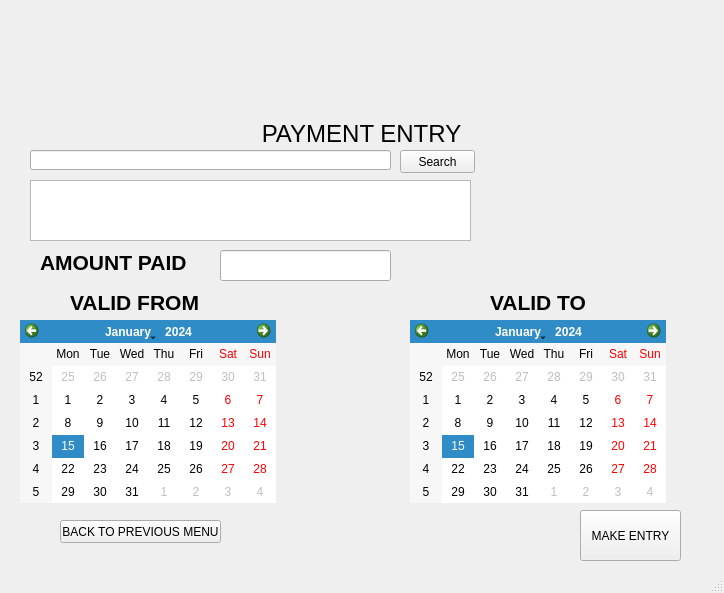
<?xml version="1.0" encoding="UTF-8"?>
<ui version="4.0">
 <class>MainWindow</class>
 <widget class="QMainWindow" name="MainWindow">
  <property name="geometry">
   <rect>
    <x>0</x>
    <y>0</y>
    <width>724</width>
    <height>593</height>
   </rect>
  </property>
  <property name="minimumSize">
   <size>
    <width>724</width>
    <height>593</height>
   </size>
  </property>
  <property name="maximumSize">
   <size>
    <width>724</width>
    <height>593</height>
   </size>
  </property>
  <property name="windowTitle">
   <string>MainWindow</string>
  </property>
  <widget class="QWidget" name="centralwidget">
   <widget class="QLabel" name="label">
    <property name="geometry">
     <rect>
      <x>210</x>
      <y>0</y>
      <width>371</width>
      <height>111</height>
     </rect>
    </property>
    <property name="text">
     <string/>
    </property>
    <property name="pixmap">
     <pixmap>../logos/2.jpg</pixmap>
    </property>
    <property name="scaledContents">
     <bool>true</bool>
    </property>
   </widget>
   <widget class="QLabel" name="label_2">
    <property name="geometry">
     <rect>
      <x>16</x>
      <y>120</y>
      <width>691</width>
      <height>51</height>
     </rect>
    </property>
    <property name="text">
     <string>&lt;html&gt;&lt;head/&gt;&lt;body&gt;&lt;p align=&quot;center&quot;&gt;&lt;span style=&quot; font-size:18pt;&quot;&gt;PAYMENT ENTRY&lt;/span&gt;&lt;/p&gt;&lt;p align=&quot;center&quot;&gt;&lt;br/&gt;&lt;/p&gt;&lt;/body&gt;&lt;/html&gt;</string>
    </property>
   </widget>
   <widget class="QPushButton" name="pushButton">
    <property name="geometry">
     <rect>
      <x>580</x>
      <y>510</y>
      <width>101</width>
      <height>51</height>
     </rect>
    </property>
    <property name="text">
     <string>MAKE ENTRY</string>
    </property>
   </widget>
   <widget class="QPushButton" name="pushButton_2">
    <property name="geometry">
     <rect>
      <x>60</x>
      <y>520</y>
      <width>161</width>
      <height>23</height>
     </rect>
    </property>
    <property name="text">
     <string>BACK TO PREVIOUS MENU</string>
    </property>
   </widget>
   <widget class="QPushButton" name="pushButton_3">
    <property name="geometry">
     <rect>
      <x>400</x>
      <y>150</y>
      <width>75</width>
      <height>23</height>
     </rect>
    </property>
    <property name="text">
     <string>Search</string>
    </property>
   </widget>
   <widget class="QLineEdit" name="lineEdit">
    <property name="geometry">
     <rect>
      <x>30</x>
      <y>150</y>
      <width>361</width>
      <height>20</height>
     </rect>
    </property>
   </widget>
   <widget class="QTableWidget" name="tableWidget_2">
    <property name="geometry">
     <rect>
      <x>30</x>
      <y>180</y>
      <width>441</width>
      <height>61</height>
     </rect>
    </property>
   </widget>
   <widget class="QLineEdit" name="lineEdit_3">
    <property name="geometry">
     <rect>
      <x>220</x>
      <y>250</y>
      <width>171</width>
      <height>31</height>
     </rect>
    </property>
   </widget>
   <widget class="QLabel" name="label_8">
    <property name="geometry">
     <rect>
      <x>40</x>
      <y>250</y>
      <width>161</width>
      <height>21</height>
     </rect>
    </property>
    <property name="text">
     <string>&lt;html&gt;&lt;head/&gt;&lt;body&gt;&lt;p&gt;&lt;span style=&quot; font-size:16pt; font-weight:600;&quot;&gt;AMOUNT PAID&lt;/span&gt;&lt;/p&gt;&lt;/body&gt;&lt;/html&gt;</string>
    </property>
   </widget>
   <widget class="QLabel" name="label_6">
    <property name="geometry">
     <rect>
      <x>70</x>
      <y>290</y>
      <width>201</width>
      <height>21</height>
     </rect>
    </property>
    <property name="text">
     <string>&lt;html&gt;&lt;head/&gt;&lt;body&gt;&lt;p&gt;&lt;span style=&quot; font-size:16pt; font-weight:600;&quot;&gt;VALID FROM&lt;/span&gt;&lt;/p&gt;&lt;/body&gt;&lt;/html&gt;</string>
    </property>
   </widget>
   <widget class="QLabel" name="label_7">
    <property name="geometry">
     <rect>
      <x>490</x>
      <y>290</y>
      <width>111</width>
      <height>21</height>
     </rect>
    </property>
    <property name="text">
     <string>&lt;html&gt;&lt;head/&gt;&lt;body&gt;&lt;p&gt;&lt;span style=&quot; font-size:16pt; font-weight:600;&quot;&gt;VALID TO&lt;/span&gt;&lt;/p&gt;&lt;/body&gt;&lt;/html&gt;</string>
    </property>
   </widget>
   <widget class="QCalendarWidget" name="calendarWidget">
    <property name="geometry">
     <rect>
      <x>20</x>
      <y>320</y>
      <width>256</width>
      <height>183</height>
     </rect>
    </property>
   </widget>
   <widget class="QCalendarWidget" name="calendarWidget_2">
    <property name="geometry">
     <rect>
      <x>410</x>
      <y>320</y>
      <width>256</width>
      <height>183</height>
     </rect>
    </property>
   </widget>
  </widget>
  <widget class="QStatusBar" name="statusbar"/>
 </widget>
 <resources/>
 <connections/>
</ui>
